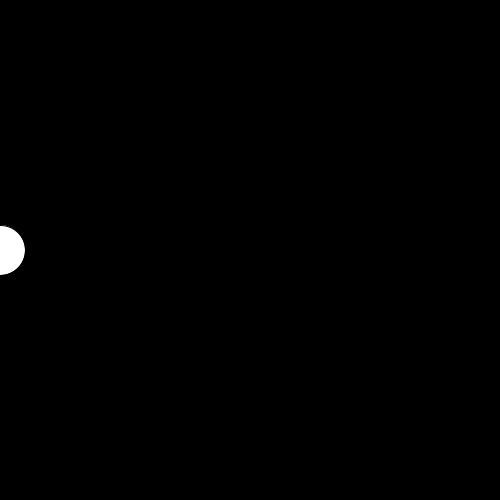
Frame 1 (no input)
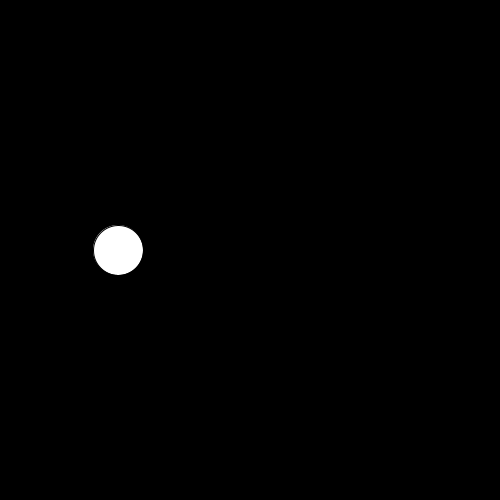
Frame 60 (the mouse pressed at the canvas centre just before this capture)
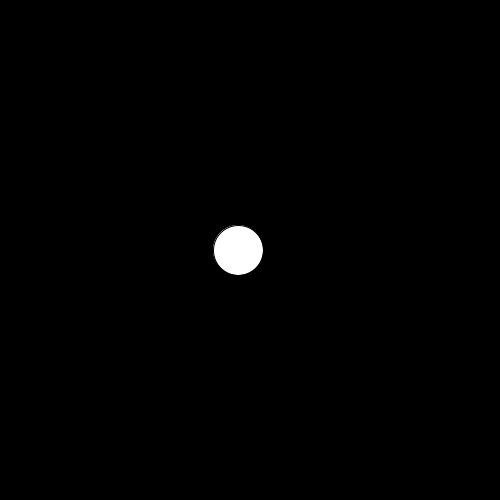
Frame 120 (the mouse held since frame 60 and released just before this capture)

The Processing sketch that drew these frames (run headless with seeded random() and noise(); from frame 60 on, the mouse is pressed at the canvas centre):

// Processing sketch: Exemplo5_2_Variaveis_Movimento
// ── Exemplo5_2_Variaveis_Movimento.pde
float x = 0;

void setup() {
  size(500, 500);
}

void draw() {
  background(0);
  ellipse(x, height/2, 50, 50);
  x = x + 2;
}
